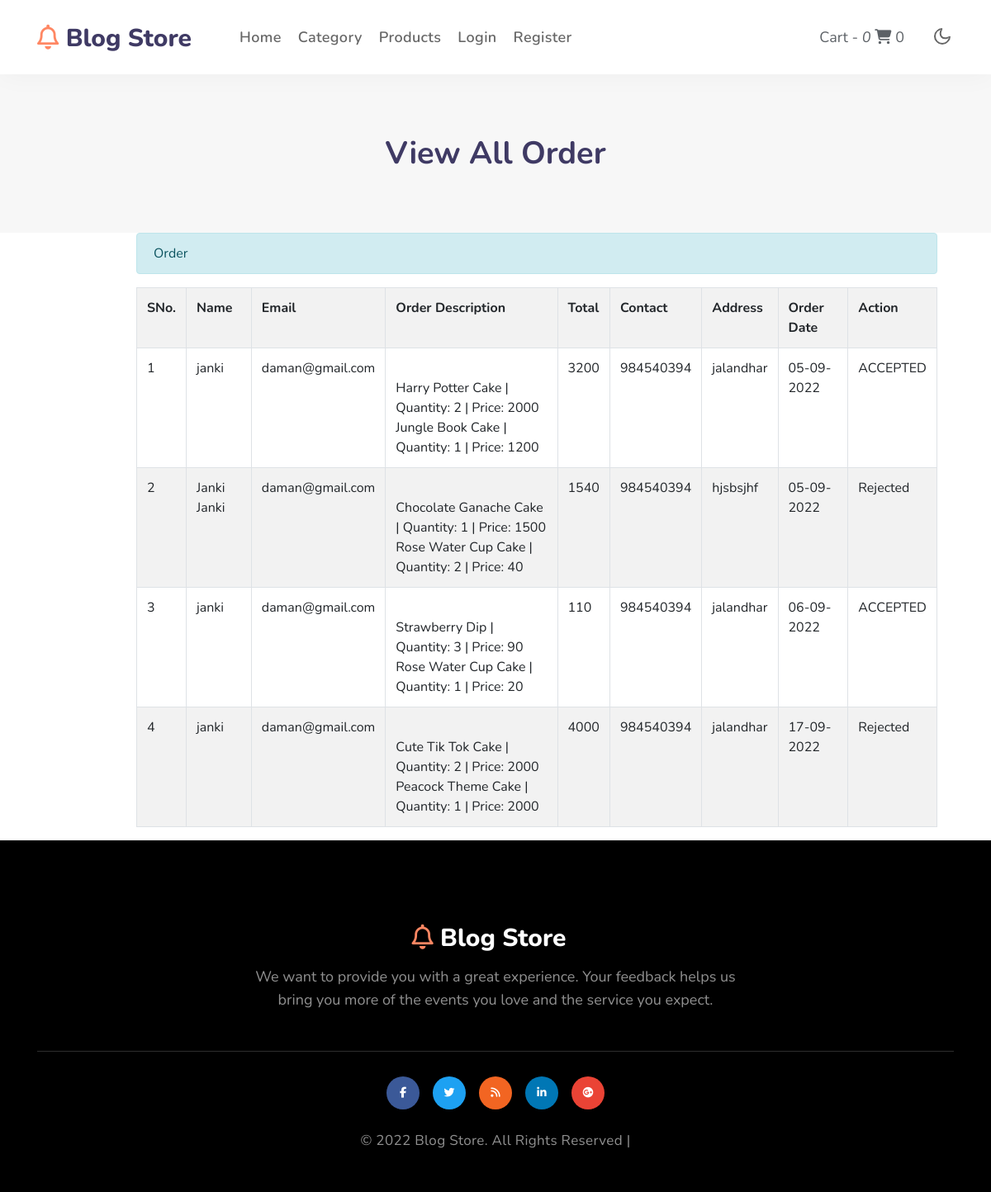
The app's page /view_all_order.php?msg=Order with its own data.
### tables this page shows
CREATE TABLE `user_order` (
  `id` int(10) NOT NULL,
  `user_name` varchar(100) NOT NULL,
  `user_email` varchar(100) NOT NULL,
  `price` varchar(100) NOT NULL,
  `order_desc` longtext NOT NULL,
  `contact` varchar(20) NOT NULL,
  `address` varchar(200) NOT NULL,
  `order_date` varchar(100) NOT NULL,
  `order_status` varchar(20) NOT NULL DEFAULT 'Pending',
  `created_at` timestamp NOT NULL DEFAULT current_timestamp() ON UPDATE current_timestamp()
);

### view_all_order.php (the view)
<?php
    include_once( 'header.php' );
?>
<div class="w3l-about-breadcrumb w3l-search-results py-5 text-center">
    <div class="container py-lg-4 py-md-3">
        <h3 class="title-big">View All Order</h3>
    </div>
</div>
<div class = 'container-fluid'>
<div class = 'row'>
    <div class="col-md-1"></div>
<div class = 'col-md-10 mx-auto table-responsive'>
<?php
    if ( isset( $_REQUEST[ 'msg' ] ) )
    {
        echo "<div class='alert alert-info'>".$_REQUEST[ 'msg' ].'</div>';
    }
?>
<table class = 'table table-bordered table-hover table-striped table-responsive'>
<tr>
<th>SNo.</th>
<th>Name</th>
<th>Email</th>
<th>Order Description</th>
<th>Total</th>
<th>Contact</th>
<th>Address</th>
<th>Order Date</th>
<th>Action</th>
</tr>
<?php
$sno = 1;
include( 'config.php' );
$query = 'SELECT * FROM `user_order`';
$result = mysqli_query( $conn, $query );
while( $row = mysqli_fetch_array( $result ) )
{
    echo '<tr>';
    echo '<td>'.$sno.'</td>';
    echo '<td>'.$row[ 'user_name' ].'</td>';
    echo '<td>'.$row[ 'user_email' ].'</td>';
    echo '<td>'.$row[ 'order_desc' ].'</td>';
    echo '<td>'.$row[ 'price' ].'</td>';
    echo '<td>'.$row[ 'contact' ].'</td>';
    echo '<td>'.$row[ 'address' ].'</td>';
    echo '<td>'.$row[ 'order_date' ].'</td>';
    if($row['order_status']=="PENDING")
    {
    echo '<td><a href="accept.php?id='. $row['id'].'"><i class="fa fa-check text-success"></i></a>
    <a href="reject.php?id='.  $row['id'].'"> <i class="fa fa-close text-danger"></i></a>
    </td>';;
    }
    else{
        echo "<td>".$row['order_status']."</td>";
    }
    echo '</tr>';
    $sno++;
}
?>
</table>
</div>
</div>
</div>
<?php
include_once( 'footer.php' );
?>

### records on screen
user_order: user_name "janki", user_email "daman@gmail.com", order_desc "Harry Potter Cake | Quantity: 2 | Price: 2000 Jungle Book Cake | Quantity: 1 | Price: 1200", price "3200", contact "984540394", address "jalandhar", order_date "05-09-2022", order_status "ACCEPTED"
user_order: user_name "Janki Janki", user_email "daman@gmail.com", order_desc "Chocolate Ganache Cake | Quantity: 1 | Price: 1500 Rose Water Cup Cake | Quantity: 2 | Price: 40", price "1540", contact "984540394", address "hjsbsjhf", order_date "05-09-2022", order_status "Rejected"
user_order: user_name "janki", user_email "daman@gmail.com", order_desc "Strawberry Dip | Quantity: 3 | Price: 90 Rose Water Cup Cake | Quantity: 1 | Price: 20", price "110", contact "984540394", address "jalandhar", order_date "06-09-2022", order_status "ACCEPTED"
user_order: user_name "janki", user_email "daman@gmail.com", order_desc "Cute Tik Tok Cake | Quantity: 2 | Price: 2000 Peacock Theme Cake | Quantity: 1 | Price: 2000", price "4000", contact "984540394", address "jalandhar", order_date "17-09-2022", order_status "Rejected"

### other values on screen
$t "0"
$_REQUEST[ 'msg' ] "Order"
